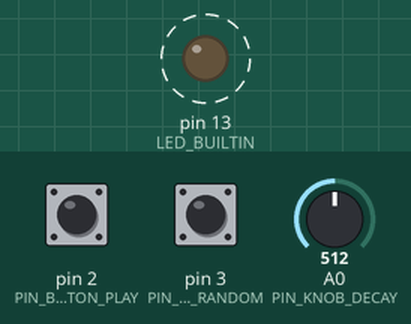
Recording of a program running on a simulated SparkFun Pro Micro, built with avr-gcc and run on an emulated ATmega32U4. Shown: output pins drawn as LEDs (lit = HIGH). Dashed ring = blinking. Inputs (shaded band) come from the test bench; at power-on: pin 2 (PIN_BUTTON_PLAY) HIGH, pin 3 (PIN_BUTTON_RANDOM) HIGH, A0 (PIN_KNOB_DECAY) = 512. Random numbers use the default seed unless the program sets one; pins used as bus, display or sensor lines are not drawn; what the program prints to the serial monitor is not drawn.

Above: at 1.0 s.
Timing chart, 0 to 5.6 s (numbered marks = the images above):
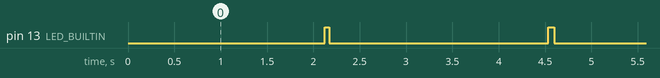

The program:

main.cpp
```cpp
#include <Arduino.h>
#include "audio_engine.h"
#include "sequencer.h"

// =============================================================================
// ピン定義
// =============================================================================

// オーディオ出力ピン（PWM）
// D5 (OC4A) -> CH1
// D6 (OC4D) -> CH2
// これらはaudio_engine.cppで設定される

// ボタンピン
#define PIN_BUTTON_PLAY 2      // 再生/停止ボタン (D2)
#define PIN_BUTTON_RANDOM 3    // ランダマイズボタン (D3)

// ノブ（アナログ入力）
#define PIN_KNOB_DECAY A0      // ディケイ調整ノブ

// LED（BPM表示用）
#ifndef LED_BUILTIN
#define LED_BUILTIN 13         // Pro Micro内蔵LED
#endif

// =============================================================================
// ボタンデバウンス用変数
// =============================================================================

static bool lastButtonPlayState = HIGH;
static bool lastButtonRandomState = HIGH;
static unsigned long lastDebounceTime = 0;
static const unsigned long debounceDelay = 50; // 50ms

// =============================================================================
// ノブ読み取り用変数
// =============================================================================

static uint16_t knobValue = 512;
static uint16_t knobSmoothed = 512;
static const uint8_t knobSmoothFactor = 8; // 移動平均のファクター

// =============================================================================
// LED点滅用変数
// =============================================================================

static uint8_t lastStep = 0;
static unsigned long ledOnTime = 0;
static const unsigned long ledBlinkDuration = 50; // LED点灯時間（ms）

// =============================================================================
// 初期化
// =============================================================================

void setup() {
  // シリアル通信の初期化（デバッグ用、オプション）
  Serial.begin(115200);
  Serial.println(F("Pro Micro FM Drum Machine"));
  Serial.println(F("2ch FM Drum Sequencer"));
  Serial.println(F("Sample Rate: 16kHz, PWM: 10bit"));

  // ボタンピンの設定（内部プルアップ）
  pinMode(PIN_BUTTON_PLAY, INPUT_PULLUP);
  pinMode(PIN_BUTTON_RANDOM, INPUT_PULLUP);

  // アナログピンの設定
  pinMode(PIN_KNOB_DECAY, INPUT);

  // LED（BPM表示）の設定
  pinMode(LED_BUILTIN, OUTPUT);
  digitalWrite(LED_BUILTIN, LOW);

  // ランダムシードの初期化（アナログノイズから）
  randomSeed(analogRead(A1));

  // オーディオエンジンの初期化
  Serial.println(F("Initializing audio engine..."));
  audioEngineInit();

  // シーケンサの初期化
  Serial.println(F("Initializing sequencer..."));
  sequencerInit();

  // 初期ノブ値の読み取り
  knobValue = analogRead(PIN_KNOB_DECAY);
  knobSmoothed = knobValue;
  updateDecay(knobSmoothed);

  // 起動時は自動再生
  isPlaying = true;

  Serial.println(F("Ready!"));
  Serial.println(F("Button1: Play/Stop"));
  Serial.println(F("Button2: Randomize"));
  Serial.println(F("Knob: Decay"));
}

// =============================================================================
// ボタン入力処理
// =============================================================================

void handleButtons() {
  unsigned long currentTime = millis();

  // 再生/停止ボタン
  bool buttonPlayState = digitalRead(PIN_BUTTON_PLAY);
  if (buttonPlayState != lastButtonPlayState) {
    lastDebounceTime = currentTime;
  }
  if ((currentTime - lastDebounceTime) > debounceDelay) {
    if (buttonPlayState == LOW && lastButtonPlayState == HIGH) {
      // ボタンが押された（立ち下がり）
      togglePlayback();
      Serial.print(F("Playback: "));
      Serial.println(isPlaying ? F("Playing") : F("Stopped"));
    }
  }
  lastButtonPlayState = buttonPlayState;

  // ランダマイズボタン
  bool buttonRandomState = digitalRead(PIN_BUTTON_RANDOM);
  if (buttonRandomState != lastButtonRandomState) {
    lastDebounceTime = currentTime;
  }
  if ((currentTime - lastDebounceTime) > debounceDelay) {
    if (buttonRandomState == LOW && lastButtonRandomState == HIGH) {
      // ボタンが押された（立ち下がり）
      Serial.println(F("Randomizing patterns and parameters..."));
      randomizeAll();
    }
  }
  lastButtonRandomState = buttonRandomState;
}

// =============================================================================
// ノブ入力処理
// =============================================================================

void handleKnob() {
  // アナログ値を読み取り
  knobValue = analogRead(PIN_KNOB_DECAY);

  // 簡易移動平均フィルタ
  // smoothed = (smoothed * (factor-1) + value) / factor
  knobSmoothed = ((uint32_t)knobSmoothed * (knobSmoothFactor - 1) + knobValue) / knobSmoothFactor;

  // ディケイパラメータを更新
  updateDecay(knobSmoothed);
}

// =============================================================================
// LED点滅処理（BPM表示）
// =============================================================================

void handleLED() {
  if (!isPlaying) {
    // 停止中はLED消灯
    digitalWrite(LED_BUILTIN, LOW);
    return;
  }

  unsigned long currentTime = millis();

  // 現在のステップを取得（Track 0を基準）
  uint8_t currentStep = getCurrentStep(0);

  // ステップが変わったらLED点灯
  if (currentStep != lastStep) {
    lastStep = currentStep;
    ledOnTime = currentTime;
    digitalWrite(LED_BUILTIN, HIGH);
  }

  // 一定時間経過したらLED消灯
  if (currentTime - ledOnTime >= ledBlinkDuration) {
    digitalWrite(LED_BUILTIN, LOW);
  }
}

// =============================================================================
// メインループ
// =============================================================================

void loop() {
  // シーケンサの更新（オーディオISRから呼ばれる想定だが、
  // ここではメインループから呼ぶ簡易実装）
  sequencerUpdate();

  // ボタン入力処理
  handleButtons();

  // ノブ入力処理（一定間隔で）
  static unsigned long lastKnobRead = 0;
  unsigned long currentTime = millis();
  if (currentTime - lastKnobRead >= 50) { // 50msごと
    lastKnobRead = currentTime;
    handleKnob();
  }

  // LED点滅処理（BPM表示）
  handleLED();

  // CPU負荷軽減のため、短いディレイ
  delay(1);
}

// =============================================================================
// Arduinoエントリポイント（PlatformIOでは不要だがあっても問題ない）
// =============================================================================

// setup()とloop()はArduinoフレームワークが自動的に呼び出す
```

audio_engine.cpp
```cpp
#include "audio_engine.h"
#include "lut_tables.h"
#include <avr/io.h>
#include <avr/interrupt.h>
#include <avr/pgmspace.h>
#include <Arduino.h>

// =============================================================================
// グローバル変数
// =============================================================================

// 2チャンネルのFMドラムボイス
static FmDrumVoice voices[NUM_CHANNELS];

// ディケイのグローバルスケール（ノブで制御）
static uint16_t globalDecayScale = 256; // 8.8固定小数点: 256 = 1.0倍

// =============================================================================
// ヘルパー関数：サイン波LUTから値を取得
// =============================================================================

// 32bit位相から16bitサイン波値を取得
static inline int16_t getSine(uint32_t phase) {
  uint8_t index = (phase >> PHASE_INDEX_SHIFT) & SINE_TABLE_MASK;
  return pgm_read_word(&sine_table[index]);
}

// =============================================================================
// ヘルパー関数：簡易ノイズジェネレータ（LFSR）
// =============================================================================

static inline int16_t generateNoise(uint32_t* state) {
  // 32bit LFSR（Xorshift）
  uint32_t x = *state;
  x ^= x << 13;
  x ^= x >> 17;
  x ^= x << 5;
  *state = x;
  // 16bitに変換
  return (int16_t)(x >> 16);
}

// =============================================================================
// ヘルパー関数：周波数からフェーズインクリメント値を計算
// =============================================================================

// freq_hz: 周波数（Hz）
// 戻り値: 32bit位相インクリメント値
static uint32_t frequencyToPhaseIncrement(uint16_t freq_hz) {
  // phase_increment = (freq_hz * 2^32) / SAMPLE_RATE
  // 16MHzのATmega32U4で64bit演算を避けるため、スケーリングして計算
  // 2^32 / SAMPLE_RATE = 4294967296 / 16000 = 268435.456 ≈ 268435
  // より正確には: (freq_hz * 268435456UL) / SAMPLE_RATE
  return ((uint32_t)freq_hz * 268435UL);
}

// =============================================================================
// FMドラムサンプル生成（各チャンネル）
// =============================================================================

static int16_t generateDrumSample(FmDrumVoice* voice) {
  if (!voice->active || voice->envValue == 0) {
    return 0;
  }

  int16_t output = 0;
  int16_t modSample = 0;
  int16_t carrierInput = 0;

  // アルゴリズムに応じた処理
  switch (voice->params.algo) {
    case ALG_SIMPLE_FM: {
      // output = sin(phase_c + sin(phase_m) * index)
      modSample = getSine(voice->phaseModulator);
      // fmIndexをスケーリング（右シフトで調整）
      carrierInput = (int32_t)modSample * voice->params.fmIndex >> 14;
      output = getSine(voice->phaseCarrier + carrierInput);
      break;
    }

    case ALG_STRONG_FM: {
      // output = sin(phase_c + sin(phase_m) * index_high)
      modSample = getSine(voice->phaseModulator);
      // より強い変調
      carrierInput = (int32_t)modSample * voice->params.fmIndex >> 12;
      output = getSine(voice->phaseCarrier + carrierInput);
      break;
    }

    case ALG_FEEDBACK: {
      // モジュレータにフィードバック
      int16_t fbAmount = voice->feedbackSample >> 3; // フィードバック量を1/8に
      modSample = getSine(voice->phaseModulator + fbAmount);
      carrierInput = (int32_t)modSample * voice->params.fmIndex >> 14;
      output = getSine(voice->phaseCarrier + carrierInput);
      voice->feedbackSample = modSample;
      break;
    }

    case ALG_NOISE_MIX: {
      // FM音 70% + ノイズ 30%
      modSample = getSine(voice->phaseModulator);
      carrierInput = (int32_t)modSample * voice->params.fmIndex >> 14;
      int16_t fmSample = getSine(voice->phaseCarrier + carrierInput);
      int16_t noiseSample = generateNoise(&voice->noiseState);

      // エンベロープをノイズにも適用
      noiseSample = (int32_t)noiseSample * voice->envValue >> 16;

      // ミックス: 70% FM + 30% ノイズ
      output = ((int32_t)fmSample * 179 + (int32_t)noiseSample * 77) >> 8; // 179/256≈0.7, 77/256≈0.3
      break;
    }

    default:
      output = 0;
      break;
  }

  // エンベロープ適用（ALG_NOISE_MIX以外）
  if (voice->params.algo != ALG_NOISE_MIX) {
    output = (int32_t)output * voice->envValue >> 16;
  }

  // レベル適用
  output = (int32_t)output * voice->params.envLevel >> 8;

  // 位相を進める
  voice->phaseCarrier += voice->params.baseFreq;
  voice->phaseModulator += voice->params.modFreq;

  // エンベロープを減衰（ディケイ）
  if (voice->envValue > 0) {
    // ディケイ速度 = 65535 / envDecay
    // envDecayが大きいほど遅く減衰
    uint16_t decay = voice->params.envDecay;
    if (decay > 0) {
      uint32_t decayAmount = 65536UL / decay;
      if (voice->envValue > decayAmount) {
        voice->envValue -= decayAmount;
      } else {
        voice->envValue = 0;
        voice->active = false;
      }
    }
  }

  return output;
}

// =============================================================================
// サンプル生成ISR（タイマー割り込みから呼ばれる）
// =============================================================================

static void audioSampleISR() {
  // 2チャンネル分のサンプルを生成
  int16_t sample1 = generateDrumSample(&voices[0]);
  int16_t sample2 = generateDrumSample(&voices[1]);

  // 16bit signed (-32768〜32767) を 10bit unsigned (0〜1023) に変換
  uint16_t pwm1 = ((int32_t)sample1 + 32768) >> 6; // 16bit -> 10bit
  uint16_t pwm2 = ((int32_t)sample2 + 32768) >> 6;

  // PWM値を制限
  if (pwm1 > PWM_MAX_VALUE) pwm1 = PWM_MAX_VALUE;
  if (pwm2 > PWM_MAX_VALUE) pwm2 = PWM_MAX_VALUE;

  // Timer4のOCRレジスタに直接書き込み
  // Pro MicroのTimer4: OC4A = D5 (PC6), OC4D = D6 (PD7)
  OCR4A = pwm1;  // CH1 -> D5
  OCR4D = pwm2;  // CH2 -> D6
}

// タイマー1の比較一致割り込み（サンプルレート用）
ISR(TIMER1_COMPA_vect) {
  audioSampleISR();
}

// =============================================================================
// Timer4のPWM設定（2ch独立PWM）
// =============================================================================

static void setupTimer4PWM() {
  // Timer4は10bit高速PWMモードで使用
  // Pro Micro (ATmega32U4)のTimer4は特殊なタイマー

  // ピン設定: OC4A (PC6/D5), OC4D (PD7/D6) を出力に
  pinMode(5, OUTPUT); // D5 (OC4A)
  pinMode(6, OUTPUT); // D6 (OC4D)

  // Timer4設定
  TCCR4A = 0;
  TCCR4B = 0;
  TCCR4C = 0;
  TCCR4D = 0;

  // PWM4A, PWM4D を有効化
  TCCR4A = (1 << COM4A1) | (1 << PWM4A);  // OC4A: 非反転PWM
  TCCR4C = (1 << COM4D1) | (1 << PWM4D);  // OC4D: 非反転PWM

  // 10bit分解能の高速PWM
  // TOP値を1023に設定（10bit）
  OCR4C = 1023;  // TOP値

  // プリスケーラ設定: 分周なし（CS43:0 = 0001）
  // PWM周波数 = 16MHz / (1 * 1024) ≈ 15.6kHz
  // より高い周波数を得るには、分解能を下げる必要がある
  // ここでは10bitを優先
  TCCR4B = (1 << CS40);  // プリスケーラ = 1

  // 初期デューティサイクル: 50%（中央値）
  OCR4A = 512;
  OCR4D = 512;

  // Timer4は割り込みを使用しない（PWM生成のみ）
}

// =============================================================================
// Timer1のCTC設定（サンプルレート用）
// =============================================================================

static void setupTimer1SampleRate() {
  // Timer1をCTCモードで使用してサンプルレート割り込みを生成
  // サンプルレート: 16kHz
  // 16MHz / (1 * 1000) = 16kHz

  TCCR1A = 0;
  TCCR1B = 0;
  TCNT1 = 0;

  // CTC mode (WGM12 = 1)
  TCCR1B |= (1 << WGM12);

  // プリスケーラ = 1 (CS10 = 1)
  TCCR1B |= (1 << CS10);

  // 比較一致値: 16MHz / 16kHz = 1000
  OCR1A = 999; // 0から数えるので-1

  // 比較一致割り込み有効化
  TIMSK1 |= (1 << OCIE1A);
}

// =============================================================================
// オーディオエンジン初期化
// =============================================================================

void audioEngineInit() {
  // ボイスの初期化
  for (uint8_t i = 0; i < NUM_CHANNELS; i++) {
    voices[i].phaseCarrier = 0;
    voices[i].phaseModulator = 0;
    voices[i].envValue = 0;
    voices[i].feedbackSample = 0;
    voices[i].noiseState = 0x12345678 + i; // 異なる初期値
    voices[i].active = false;

    // デフォルトパラメータ（後でランダマイズまたは設定される）
    voices[i].params.baseFreq = frequencyToPhaseIncrement(100 + i * 50);
    voices[i].params.modFreq = frequencyToPhaseIncrement(150 + i * 70);
    voices[i].params.modFreqRatio = 256; // 1.0倍
    voices[i].params.fmIndex = 4096;
    voices[i].params.envDecay = 2000;
    voices[i].params.envLevel = 200;
    voices[i].params.algo = ALG_SIMPLE_FM;
    voices[i].params.accentLevel = 160; // 1.25倍
  }

  // タイマー初期化
  setupTimer4PWM();
  setupTimer1SampleRate();

  // グローバル割り込み有効化
  sei();
}

// =============================================================================
// FMドラムのトリガー
// =============================================================================

void triggerDrum(uint8_t channel, bool accent) {
  if (channel >= NUM_CHANNELS) return;

  FmDrumVoice* voice = &voices[channel];

  // 位相をリセット
  voice->phaseCarrier = 0;
  voice->phaseModulator = 0;

  // エンベロープをリセット
  if (accent) {
    // アクセント時はレベルを上げる
    voice->envValue = 65535; // 最大値
  } else {
    voice->envValue = 52428; // 約80%
  }

  // フィードバックをリセット
  voice->feedbackSample = 0;

  // アクティブ化
  voice->active = true;
}

// =============================================================================
// FMドラムパラメータの設定
// =============================================================================

void setDrumParams(uint8_t channel, const FmDrumParams* params) {
  if (channel >= NUM_CHANNELS || params == nullptr) return;

  // パラメータをコピー
  voices[channel].params = *params;

  // modFreq を modFreqRatio から計算
  voices[channel].params.modFreq =
    ((uint32_t)params->baseFreq * params->modFreqRatio) >> 8;
}

// =============================================================================
// ディケイパラメータの更新（両チャンネル）
// =============================================================================

void updateDecay(uint16_t decayValue) {
  // decayValue: 0-1023 (analogReadの値)
  // これを適切な範囲にマッピング
  // 例: 500-8000 の範囲
  globalDecayScale = 500 + (decayValue * 7);

  // 各チャンネルのディケイに反映
  for (uint8_t i = 0; i < NUM_CHANNELS; i++) {
    // ベース値にスケールを適用
    // ここでは単純に上書き（ランダマイズ時のベース値を保持する場合は別途管理）
    voices[i].params.envDecay = globalDecayScale;
  }
}

// =============================================================================
// FMドラムパラメータのランダム生成
// =============================================================================

void randomizeDrumParams(uint8_t channel) {
  if (channel >= NUM_CHANNELS) return;

  FmDrumParams params;

  // ランダムな周波数（ドラム向けに低め〜中域）
  uint16_t baseFreqHz = 50 + (random(150)); // 50-200Hz
  params.baseFreq = frequencyToPhaseIncrement(baseFreqHz);

  // モジュレータ周波数比（0.5〜4.0倍）
  params.modFreqRatio = 128 + random(896); // 128-1024 (0.5-4.0倍)

  // FM変調インデックス（低め〜高め）
  params.fmIndex = 1000 + random(8000); // 1000-9000

  // ディケイ（現在のグローバル値をベースに）
  params.envDecay = globalDecayScale;

  // レベル（適度な音量）
  params.envLevel = 150 + random(100); // 150-250

  // アルゴリズムをランダム選択
  params.algo = random(ALG_COUNT);

  // アクセントレベル
  params.accentLevel = 140 + random(40); // 140-180 (約1.1-1.4倍)

  // パラメータを設定
  setDrumParams(channel, &params);
}
```

lut_tables.h
```cpp
#ifndef LUT_TABLES_H
#define LUT_TABLES_H

#include <stdint.h>
#include <avr/pgmspace.h>

// サイン波LUTのサイズ（256エントリ）
#define SINE_TABLE_SIZE 256
#define SINE_TABLE_MASK 0xFF

// サイン波LUT（-32767 〜 +32767 の範囲）
// PROGMEM に格納してFlashメモリを使用
extern const int16_t sine_table[SINE_TABLE_SIZE] PROGMEM;

// 位相管理用の定数
// 32bit位相アキュムレータ、上位8bitをテーブルインデックスとして使用
#define PHASE_BITS 32
#define PHASE_INDEX_SHIFT 24  // 上位8bitをインデックスに

#endif // LUT_TABLES_H
```

Source omitted: audio_engine.h (2767 bytes), lut_tables.cpp (2077 bytes), sequencer.cpp (5711 bytes), sequencer.h (1648 bytes)

Measured:
- by itself, pin 13 (LED_BUILTIN): alternates HIGH for 0.07 s and LOW for 2.4 s
